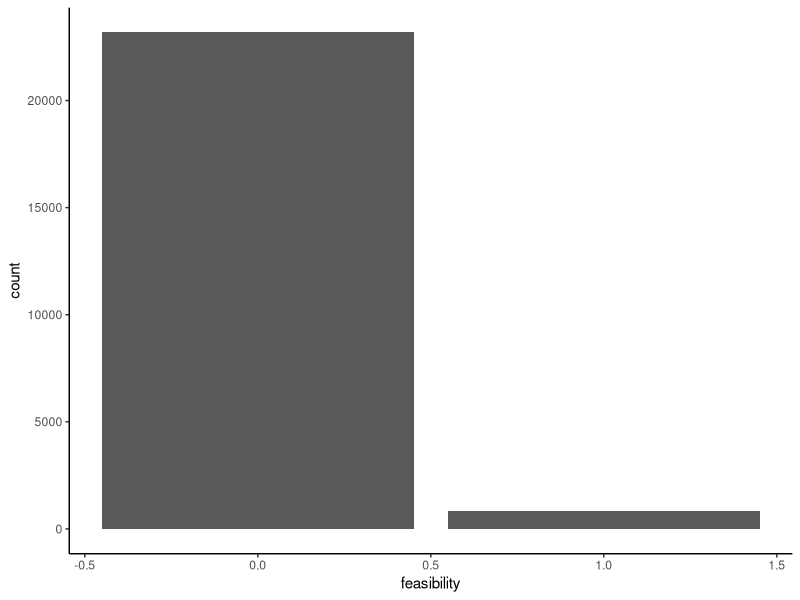
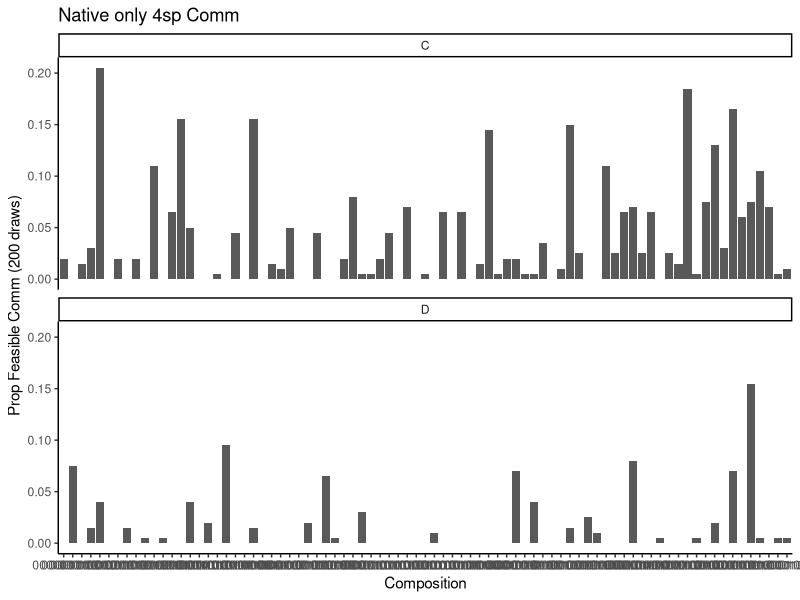
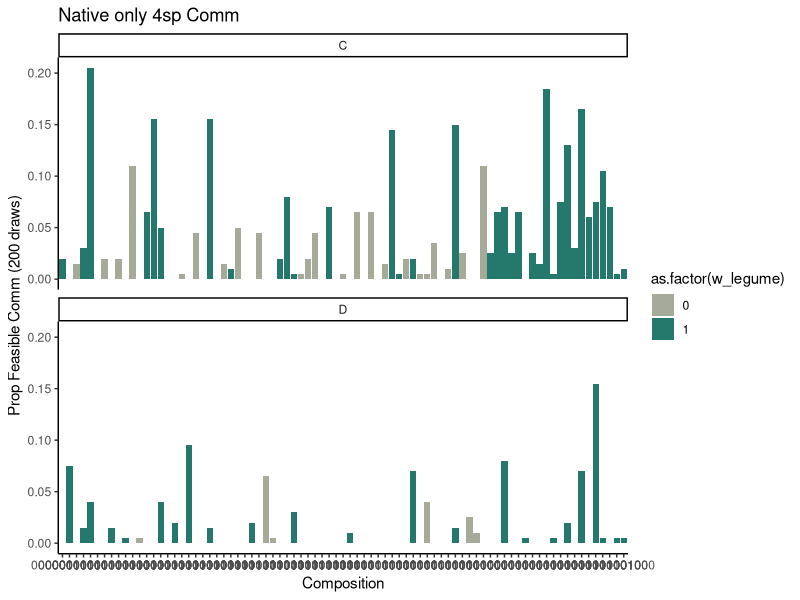
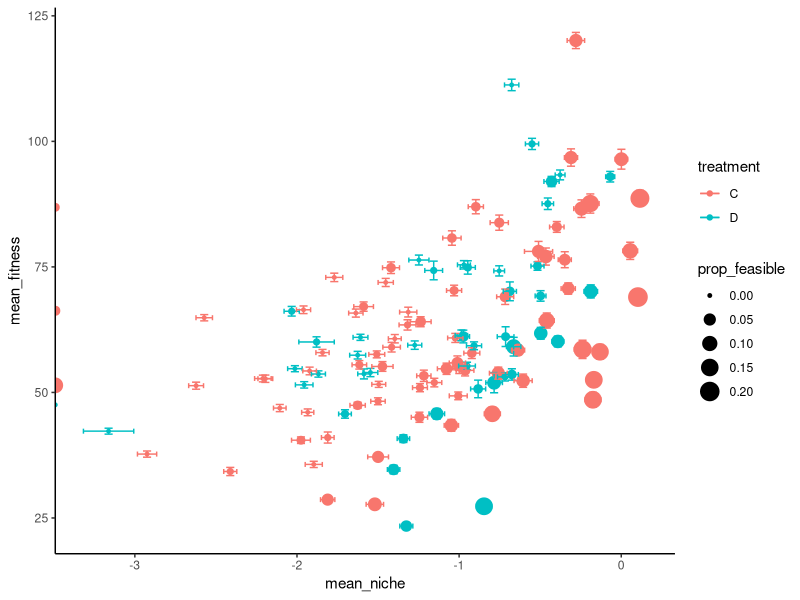
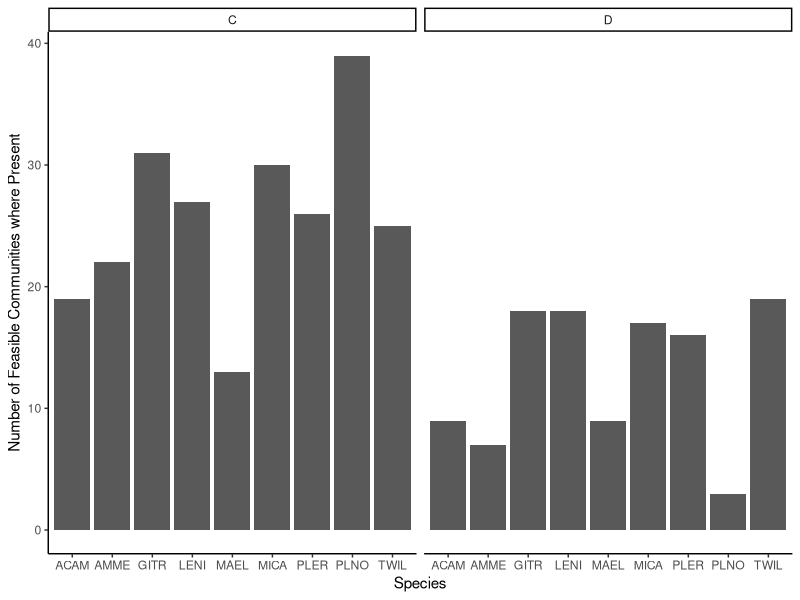
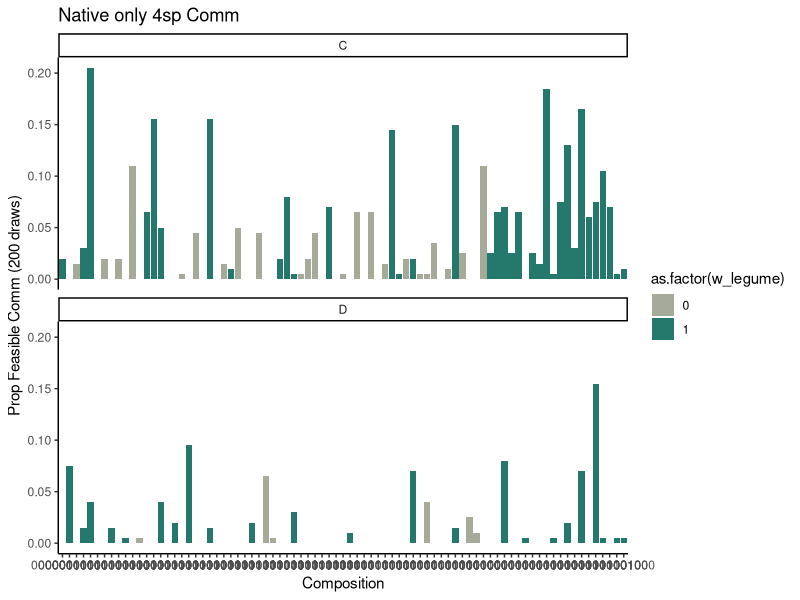
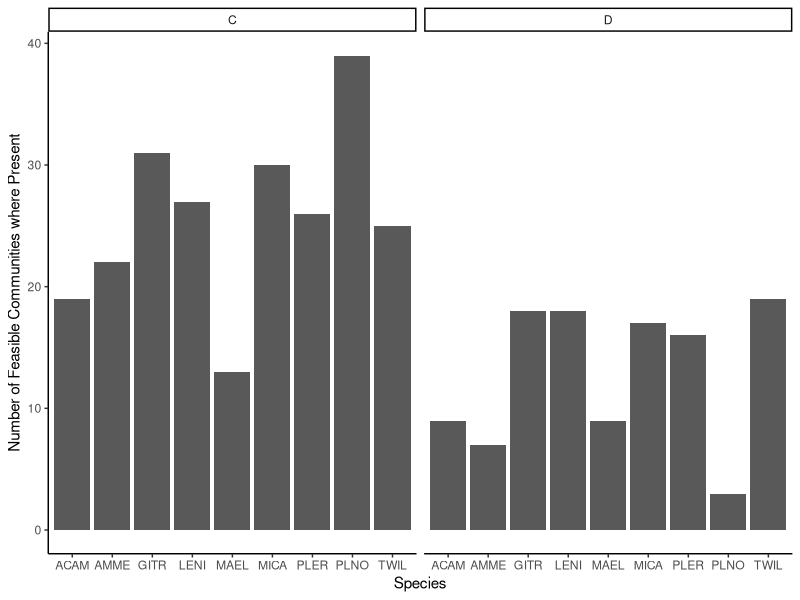

These charts were generated, in order, by the following R code:

# Set up Env ####
library(tidyverse)

calcSE<-function(x){
  x2<-na.omit(x)
  sd(x2)/sqrt(length(x2))
}

fig_loc = "analyses/interactions_v_traits/structural_coexistence/prelim_figs/"
theme_set(theme_classic())

# Read in data ####
natcommD = read.csv("analyses/interactions_v_traits/structural_coexistence/run_structural/nat_only_D_structural_results_20240729.csv")

natcommC = read.csv("analyses/interactions_v_traits/structural_coexistence/run_structural/nat_only_C_structural_results_20240729.csv")

# Clean data ####
natcommD_vis = natcommD %>%
  filter(!is.na(GITR))%>%
  mutate(comp = paste0(ACAM, AMME, GITR, LENI, MAEL, MICA, PLER, PLNO, TWIL),
         treatment = "D")

natcommC_vis = natcommC %>%
  filter(!is.na(GITR))%>%
  mutate(comp = paste0(ACAM, AMME, GITR, LENI, MAEL, MICA, PLER, PLNO, TWIL),
         treatment = "C")

## join together
allnat = rbind(natcommC_vis, natcommD_vis) %>%
  select(-X)

## Explore missing data ####
ggplot(allnat, aes(x=feasibility)) +
  geom_bar()
## 26400 NAs for feasibility, N diff, and Fitness diff
26400/200 ## 132 NAs out of 252
132/252

allnat_filt = allnat %>%
  filter(!is.na(feasibility))
## all sp present in these comms

unique(allnat_filt$comp)
## 23 unique communities; 23x200 = 4600; calculations for these communities worked every time & the ones that did not work didn't work any of the 200 times

# Summarise ####
## Prop Feasible ####
prop_feas = allnat %>%
  group_by(comp, treatment) %>%
  filter(!is.na(feasibility)) %>%
  summarise(num_feas = sum(feasibility),
            prop_feasible = num_feas/n(),
            mean_niche = mean(niche_diff),
            mean_fitness = mean(fitness_diff),
            se_niche = calcSE(niche_diff),
            se_fitness = calcSE(fitness_diff)) %>%
  mutate(w_legume = ifelse(substr(comp, start = 1, stop = 1) == 1, 1, 
                           ifelse(substr(comp, start = 9, stop = 9) == 1, 1, 0)))

ggplot(prop_feas, aes(x=as.factor(comp), y=prop_feasible)) +
  geom_bar(stat = 'identity') +
  ggtitle("Native only 4sp Comm") +
  xlab("Composition") +
  ylab("Prop Feasible Comm (200 draws)") +
  facet_wrap(~treatment, ncol = 1, nrow = 2)

ggplot(prop_feas, aes(x=as.factor(comp), y=prop_feasible, fill = as.factor(w_legume))) +
  geom_bar(stat = 'identity') +
  ggtitle("Native only 4sp Comm") +
  xlab("Composition") +
  ylab("Prop Feasible Comm (200 draws)") +
  scale_fill_manual(values = c("#A5AA99", "#24796C")) +
  facet_wrap(~treatment, ncol = 1, nrow = 2)
ggsave(paste0(fig_loc, "nat_only_4spcomm_legume.png"), width = 10, height = 6)

ggplot(prop_feas, aes(x=mean_niche, y=mean_fitness, color = treatment)) +
  geom_point(aes(size = prop_feasible)) +
  geom_errorbar(aes(ymin = mean_fitness - se_fitness, ymax = mean_fitness + se_fitness), width = 0.05)+
  geom_errorbarh(aes(xmax = mean_niche + se_niche, xmin = mean_niche - se_niche), height = 1)
#ggsave(paste0(fig_loc, "nat_only_D_niche_fitness_diffs_scatter.png"), width = 6, height = 3)

## Prop Feasible by Sp ####
num_pres = allnat %>%
  pivot_longer(c(1:9), names_to = "species", values_to = "PA") %>%
  filter(PA != 0) %>%
  group_by(species, comp, treatment) %>%
  summarise(num_feas = sum(feasibility, na.rm = T)) %>%
  mutate(feas_PA = ifelse(num_feas > 0, 1, 0)) %>%
  ungroup() %>%
  group_by(species, treatment) %>%
  summarise(num_feas_present = sum(feas_PA)) %>%
  mutate(legume = ifelse(species %in% c("ACAM", "TWIL"), 1, 0))
  
ggplot(num_pres, aes(x=species, y=num_feas_present)) +
  geom_bar(stat = 'identity') +
  facet_wrap(~treatment) +
  ylab("Number of Feasible Communities where Present") +
  xlab("Species") +
  scale_fill_manual(values = c("#A5AA99", "#24796C"))

ggsave(paste0(fig_loc, "nat_num_comm_present.png"), width = 10, height = 4)

